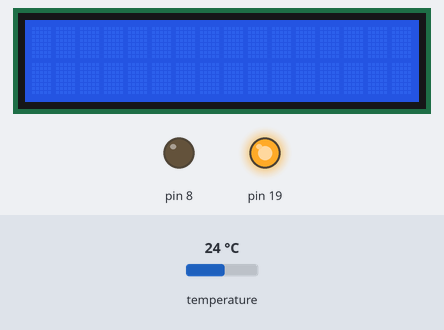
This sketch was run on a simulated Arduino Uno, built for the host (arithmetic inside an expression is 32-bit, double 64-bit). Shown: 16×2 character LCD, output pins drawn as LEDs (lit = HIGH). The test bench sets the inputs (shaded band); at power-on: temperature 24 °C.

Above: at 1.2 s.
1.3 s: temperature set to 13.5 °C
At 6.4 s:
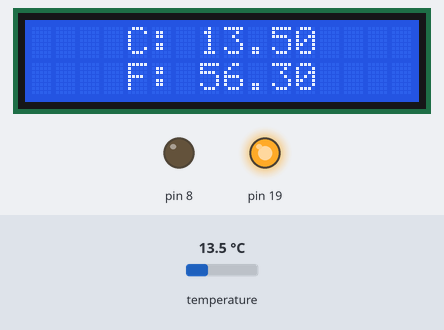
7.1 s: temperature set to 12.1 °C
At 11.9 s:
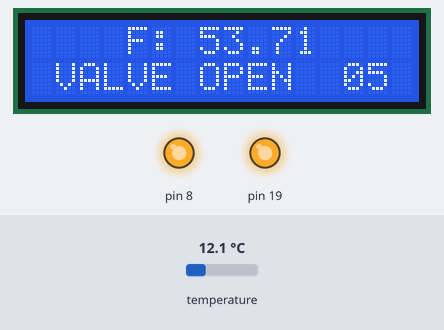
At 16.9 s:
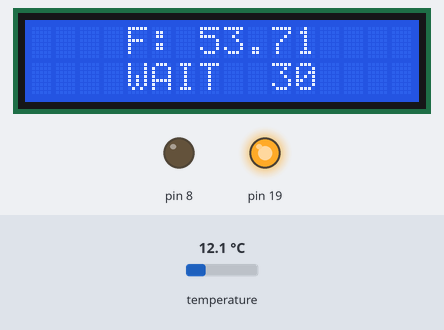
Timing chart, 0 to 18.4 s (numbered marks = the images above; inputs shaded):
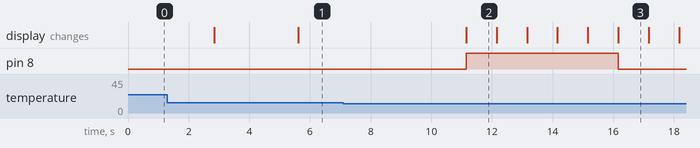

Measured:
- the behaviour switches between 12.9 and 12.8 °C on temperature (found by bisection; images 1 and 2)
- after the input at 1.3 s, the display: first differs from a run without the input after 4.3 s (image 1)
- after the input at 7.1 s, pin 8: LOW → HIGH after 4.1 s, → LOW 5.0 s later; the display: changes after 4.1 s (image 2)
- what the display in image 2 shows lasts 1.0 s, from 11.2 s to 12.2 s

The sketch:

demo.ino
```cpp
#include <LiquidCrystal.h>
#include <OneWire.h>
#include <DallasTemperature.h>

int cnt;
float tempC, tempF;
const int rs = PIN_PB4, en = PIN_PB3, d4 = PIN_PD5, d5 = PIN_PD4, d6 = PIN_PD3, d7 = PIN_PD2, g_led = PIN_PC5, probe = PIN_PC4, solenoid = PIN_PB0;

LiquidCrystal lcd(rs, en, d4, d5, d6, d7);
OneWire oneWire(probe); // Setup a oneWire instance to communicate with any OneWire devices (not just Maxim/Dallas temperature ICs)
DallasTemperature sensors(&oneWire); // Pass our oneWire reference to Dallas Temperature.

void setup() {
  sensors.begin();
  lcd.begin(16, 2);
  pinMode(g_led, OUTPUT);
  pinMode(solenoid, OUTPUT);
}

void loop(){
  digitalWrite(g_led, HIGH); //test point

  sensors.requestTemperatures(); // Send the command to get temperatures
  tempC = sensors.getTempCByIndex(0); // get the temperature - from the first sensor by default
  tempF = sensors.toFahrenheit(tempC);
  delay(2000);

  /* open & close valve if reading was successful */
  if(tempC != DEVICE_DISCONNECTED_C){
    //display temp
    lcd.clear();
    lcd.setCursor(4, 0);
    lcd.print("C: ");
    lcd.print(tempC);
    lcd.setCursor(4, 1);
    lcd.print("F: ");
    lcd.print(tempF);
    lcd.setCursor(4, 0);

    if (tempF < 55){
      lcd.clear();
      lcd.setCursor(4, 0);
      lcd.print("F: ");
      lcd.print(tempF);
      digitalWrite(solenoid, HIGH);
      // delay(5000);
      cnt = 0;
      while(cnt < 5){
        lcd.setCursor(1, 1);
        lcd.print("VALVE OPEN  ");
        lcd.setCursor(13, 1);
        lcd.print("0");
        lcd.setCursor(14, 1);
        lcd.print(5 - cnt);
        delay(1000);
        cnt++;
      }
      digitalWrite(solenoid, LOW);

      //wait 60s for valve to cool down after opening
      cnt = 0;
      while(cnt < 30){
        lcd.clear();
        lcd.setCursor(4, 0);
        lcd.print("F: ");
        lcd.print(tempF);
        lcd.setCursor(4, 1);
        lcd.print("WAIT  ");
        if(cnt > 20){
          lcd.setCursor(10, 1);
          lcd.print("0");
          lcd.setCursor(11, 1);
        }
        lcd.print(30 - cnt);
        delay(1000);
        cnt++;
      }
    }
  }

  //atmega and pi trying to read at the same time
  else{
    lcd.clear();
    lcd.setCursor(4, 0);
    lcd.print("Reading");
    lcd.setCursor(6, 1);
    lcd.print("....");
    lcd.setCursor(4, 0);
  }
}
```
